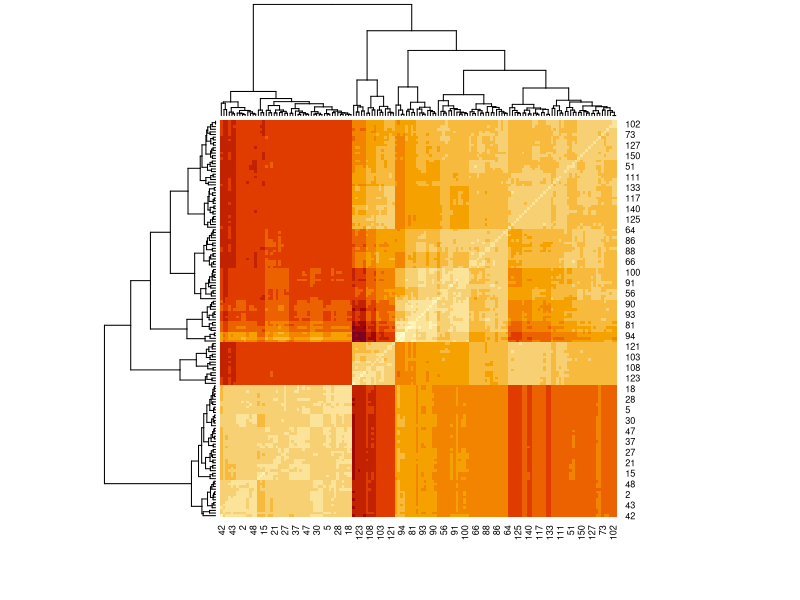
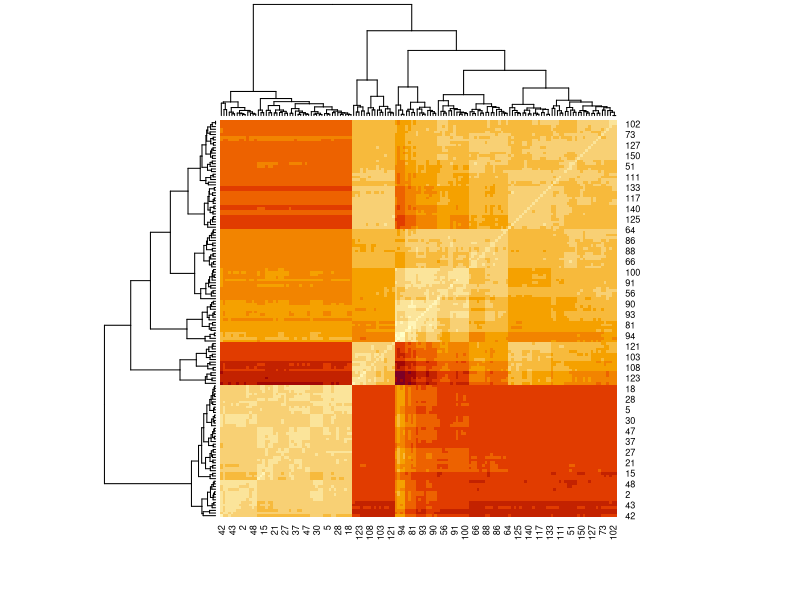
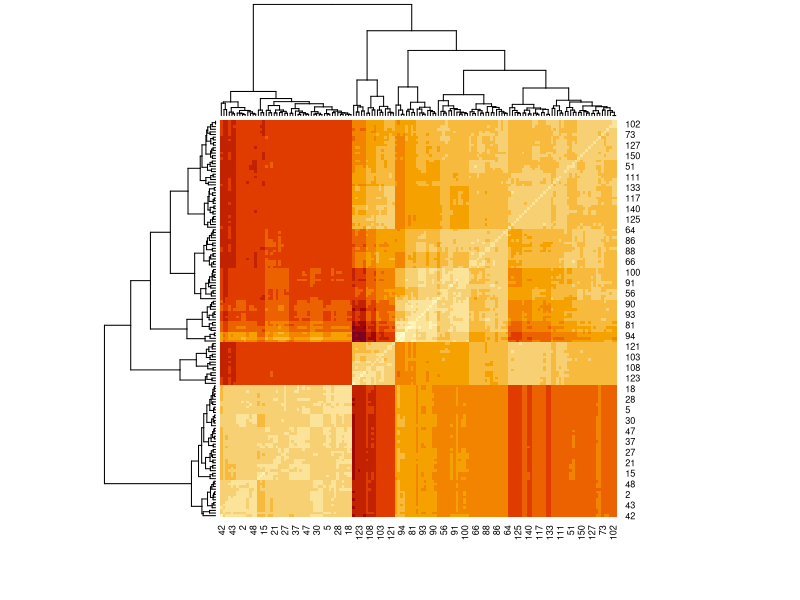
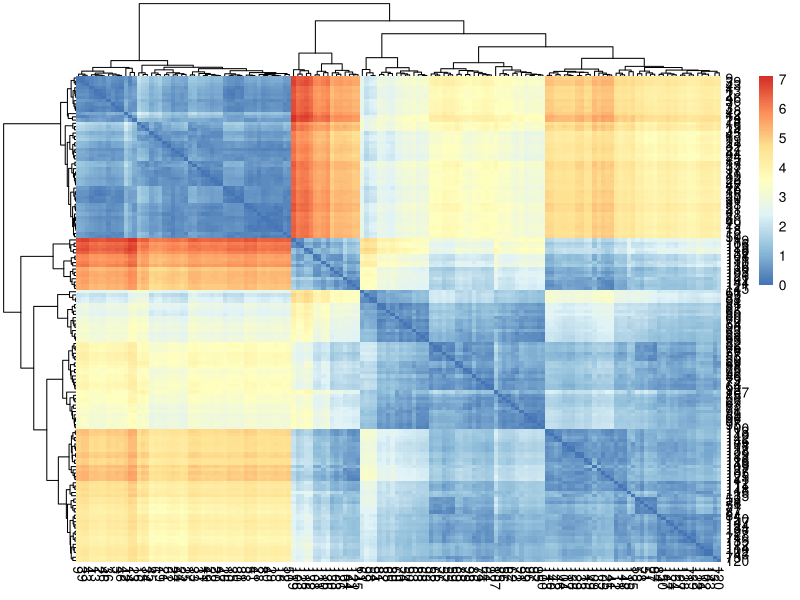
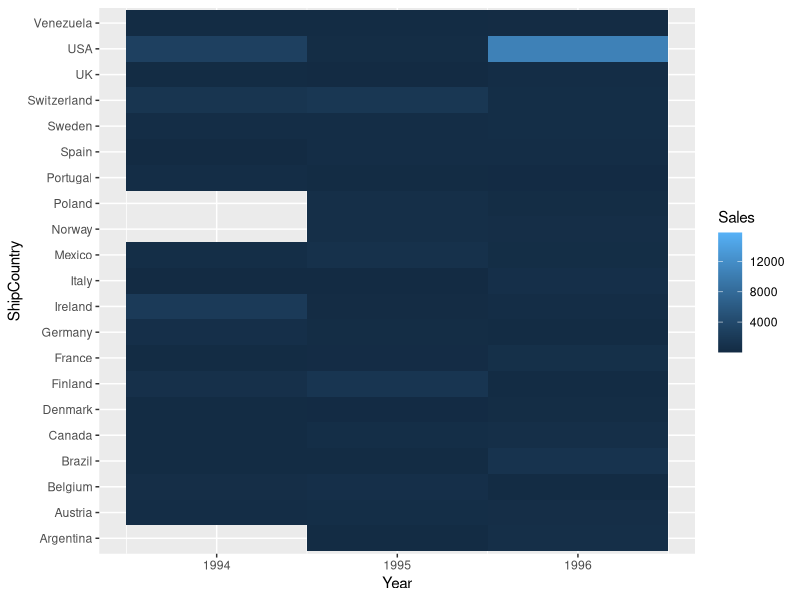
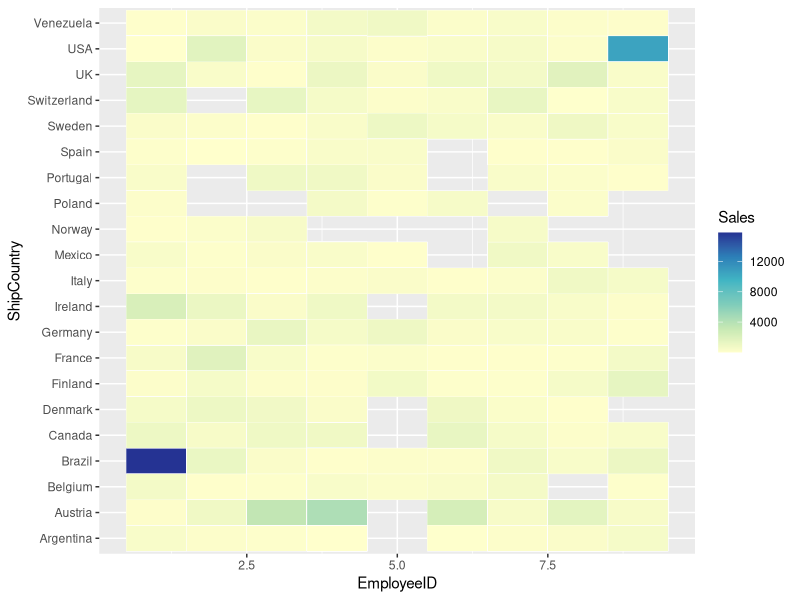
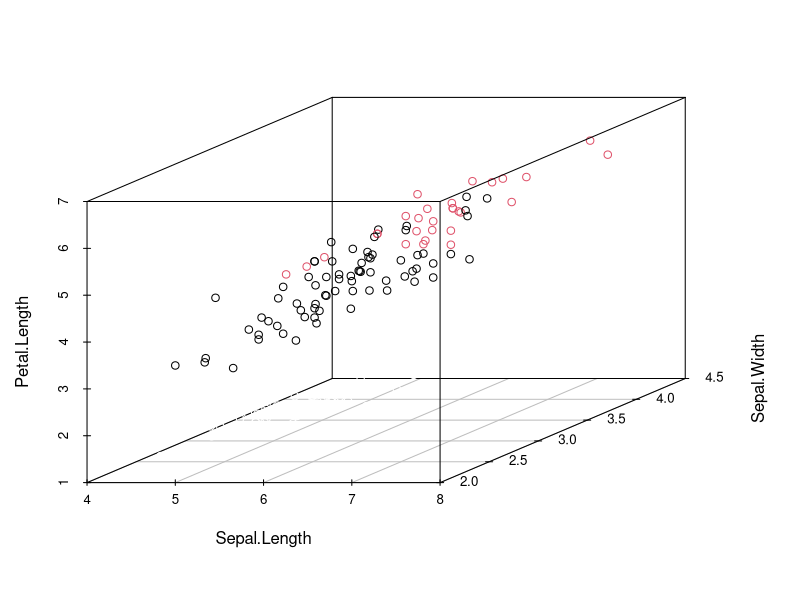
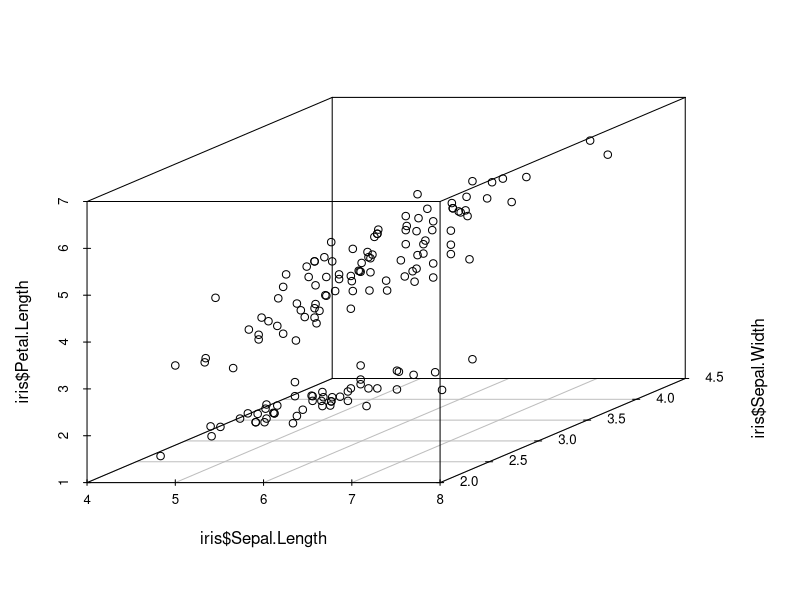

The R source for these figures, in order:
#################################################
#其它繪圖功能 optional
#Heatmap
#################################################

if (!require("ggplot2")) install.packages("ggplot2")
library(ggplot2)

irisMatrix = as.matrix(dist(iris[,1:4]))
#irisMatrix = as.matrix(iris)  #error , x must be a numeric matrix
irisMatrix
heatmap(irisMatrix)
heatmap(irisMatrix, scale="column")
heatmap(irisMatrix, scale="row")

#################################################
#Pretty Heatmap
#################################################
if (!require("pheatmap")) install.packages("pheatmap")
library(pheatmap)
pheatmap(irisMatrix)

#################################################
#指定行列，值為顏色深淺 ( 3 variables)
#################################################
if (!require("RColorBrewer")) install.packages("RColorBrewer")
library(RColorBrewer)

nw <- read.csv("NWSales.csv")
nw
ggplot(nw, aes(x = Year, y = ShipCountry, fill = Sales)) + 
  geom_tile()

pal_c <- colorRampPalette((brewer.pal(6,"YlGnBu")), space="Lab") #6 colors of YlGnBu
#see https://bookdown.org/xiangyun/notesdown/subsec-color-palettes.html

ggplot(nw, aes(x = EmployeeID, y = ShipCountry, fill = Sales)) + 
  aes(label = Sales) +
  geom_tile(colour="white") + #框線白色
  scale_fill_gradientn(colours = pal_c(100))   #色盤

#################################################
# Scatterplot3d
#################################################
install.packages("scatterplot3d")
library("scatterplot3d")
scatterplot3d(iris)
scatterplot3d(iris$Sepal.Length,iris$Sepal.Width,iris$Petal.Length)

#################################################
### matrix 介紹
#################################################
#matrix(data=NA, nrow=1, ncol=1, byrow=FALSE, dimnames=NULL)
mdat <- matrix(c(1,2,3, 11,12,13), nrow = 2, ncol = 3, byrow = TRUE,
               dimnames = list(c("row1", "row2"),
                               c("C.1", "C.2", "C.3")))
mdat

a = c(1,2,3)
b= as.matrix(dist(a))

c=matrix(1:12, 3, 4)    #建立 3列 * 4 行矩陣 bycol
c
d=matrix(1:12, ncol=4)
d
e= matrix(1:12) 
e
